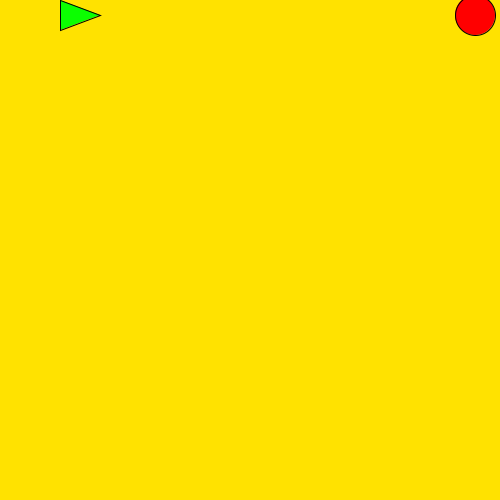
Frame 1 (no input)
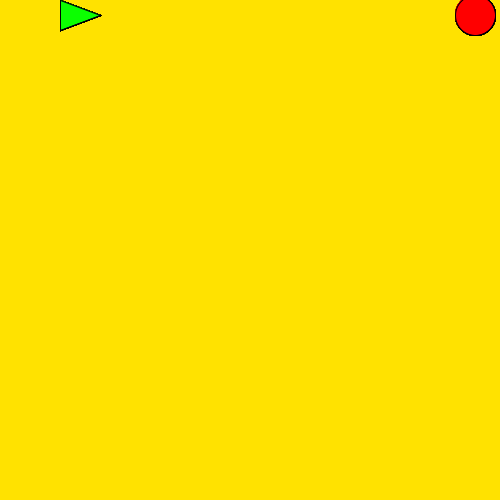
Frame 60 (the mouse pressed at the canvas centre just before this capture)
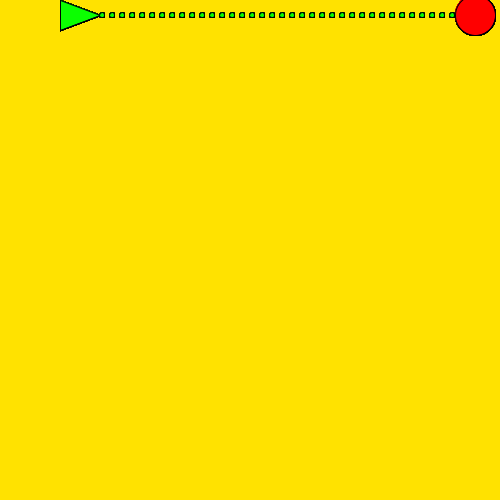
Frame 120 (the mouse held since frame 60 and released just before this capture)

The Processing sketch that drew these frames (run headless with seeded random() and noise(); from frame 60 on, the mouse is pressed at the canvas centre):

// Processing sketch: processing_147212
// ── processing_147212.pde

int t;
void setup()
{
size(500,500);
background(255,226,0);
}

void draw()
{
  
  fill(255,0,0);
ellipse (475,15,40,40);
fill(255,0,0);
if(keyPressed) rect (102,15,5,5);
if(keyPressed) rect (112,15,5,5);
if(keyPressed) rect (122,15,5,5);
if(keyPressed) rect (132,15,5,5);
if(keyPressed) rect (142,15,5,5);
if(keyPressed) rect (152,15,5,5);
if(keyPressed) rect (162,15,5,5);
if(keyPressed) rect (172,15,5,5);
if(keyPressed) rect (182,15,5,5);
if(keyPressed) rect (192,15,5,5);
if(keyPressed) rect (202,15,5,5); 
if(keyPressed) rect (212,15,5,5); 
if(keyPressed) rect (222,15,5,5); 
if(keyPressed) rect (232,15,5,5);
if(keyPressed) rect (242,15,5,5);
if(keyPressed) rect (252,15,5,5);
if(keyPressed)  rect(262,15,5,5);
if(keyPressed) rect (272,15,5,5);
if(keyPressed) rect (282,15,5,5);
if(keyPressed) rect (292,15,5,5);
if(keyPressed) rect (302,15,5,5);
if(keyPressed) rect (312,15,5,5);
if(keyPressed) rect (322,15,5,5);
if(keyPressed) rect (332,15,5,5);
if(keyPressed) rect (342,15,5,5);
if(keyPressed) rect (352,15,5,5);
if(keyPressed) rect (362,15,5,5);
if(keyPressed) rect (372,15,5,5);
if(keyPressed) rect (382,15,5,5);
if(keyPressed) rect (392,15,5,5);
if(keyPressed) rect (402,15,5,5);
if(keyPressed) rect (412,15,5,5);
if(keyPressed) rect (422,15,5,5);
if(keyPressed) rect (432,15,5,5);
if(keyPressed) rect (442,15,5,5);
if(keyPressed) rect (452,15,5,5);
fill(11,255,0);
triangle(60,30,100,15,60,0);
if(mousePressed) ellipse (102,15,5,5);
if(mousePressed) ellipse (112,15,5,5);
if(mousePressed) ellipse (122,15,5,5);
if(mousePressed) ellipse (132,15,5,5);
if(mousePressed) ellipse (142,15,5,5);
if(mousePressed) ellipse (152,15,5,5);
if(mousePressed) ellipse (162,15,5,5);
if(mousePressed) ellipse (172,15,5,5);
if(mousePressed) ellipse (182,15,5,5);
if(mousePressed) ellipse (192,15,5,5);
if(mousePressed) ellipse (202,15,5,5); 
if(mousePressed) ellipse (212,15,5,5); 
if(mousePressed) ellipse (222,15,5,5); 
if(mousePressed) ellipse (232,15,5,5);
if(mousePressed) ellipse (242,15,5,5);
if(mousePressed) ellipse (252,15,5,5);
if(mousePressed) ellipse (262,15,5,5);
if(mousePressed) ellipse (272,15,5,5);
if(mousePressed) ellipse (282,15,5,5);
if(mousePressed) ellipse (292,15,5,5);
if(mousePressed) ellipse (302,15,5,5);
if(mousePressed) ellipse (312,15,5,5);
if(mousePressed) ellipse (322,15,5,5);
if(mousePressed) ellipse (332,15,5,5);
if(mousePressed) ellipse (342,15,5,5);
if(mousePressed) ellipse (352,15,5,5);
if(mousePressed) ellipse (362,15,5,5);
if(mousePressed) ellipse (372,15,5,5);
if(mousePressed) ellipse (382,15,5,5);
if(mousePressed) ellipse (392,15,5,5);
if(mousePressed) ellipse (402,15,5,5);
if(mousePressed) ellipse (412,15,5,5);
if(mousePressed) ellipse (422,15,5,5);
if(mousePressed) ellipse (432,15,5,5);
if(mousePressed) ellipse (442,15,5,5);
if(mousePressed) ellipse (452,15,5,5);

print("begin- ");
float f = 0.3;
int i = 1024;
print("float variables are " + f + " and an integer is " + 1024);
String s = " -end";
println(s);
if(key==CODED && keyCode==UP) background(255,226,0);     
}
